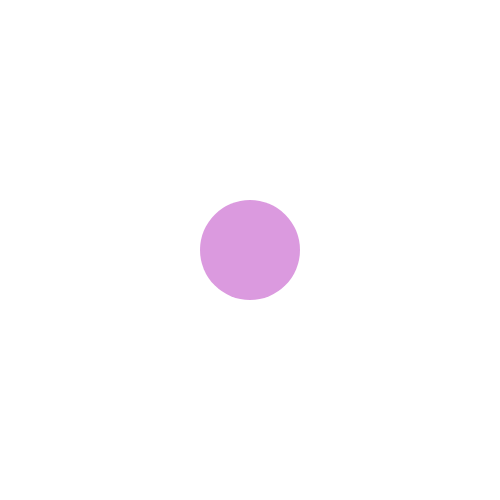
Frame 1 (no input)
Frame 60 (no input): identical to frame 1, image omitted
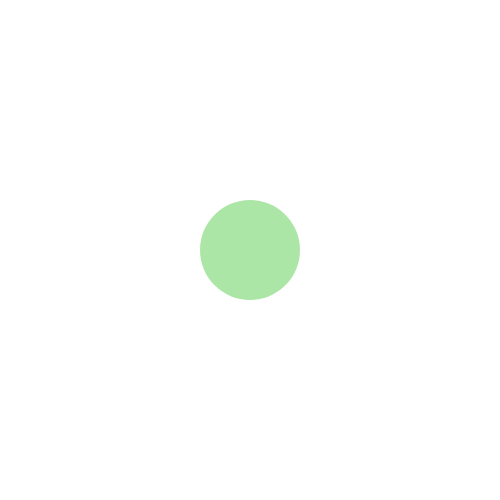
Frame 120 (the mouse pressed at the canvas centre since frame 60)

The p5.js sketch that drew these frames (run headless with seeded random() and noise() and a simulated clock; from frame 60 on, the mouse is pressed at the canvas centre):

// p5.js sketch
// ── sketch.js
var x = 250;
var y = 250;

var value = 0;

function setup() {
  createCanvas(500,500);
	//pick colors randomly
	r = random(255);
	g = random(255);
	b = random(255);
}

function draw() {
 background(255);
 noStroke();
  
  //circle
  fill(r, g, b, 127);
  ellipse(x,y,100,100);
}
/*
function mouseMoved() {
  value = value +5;
  if (value > 255) {
    value = 0;
	} 
*/
	
function mousePressed() {
		let d = dist(mouseX,mouseY,x,y);
	if (d < 50) {
		//pick new random color values
	r = random(255);
	g = random(255);
	b = random(255);
	}
}
